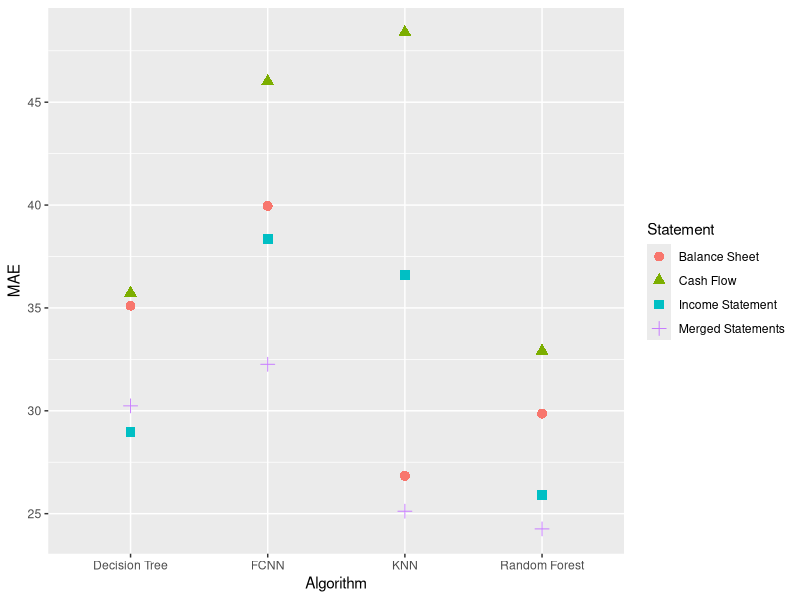
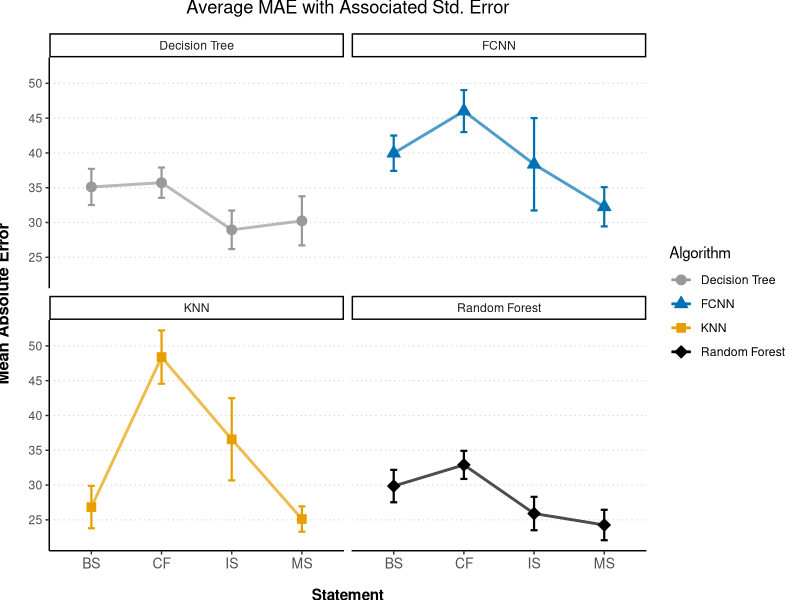

Here is the R script that generated these plots, in order:
## ---- chunk 1
knitr::opts_chunk$set(echo = TRUE)
## ---- chunk 2
library(ggplot2)
library(dplyr)
library(tidyr)

Statement <- c("Balance Sheet", "Balance Sheet", "Balance Sheet", "Balance Sheet", "Cash Flow", "Cash Flow", "Cash Flow", "Cash Flow", "Income Statement", "Income Statement", "Income Statement" , "Income Statement", "Merged Statements", "Merged Statements", "Merged Statements", "Merged Statements")
Algorithm  <- c( "Decision Tree", "KNN", "Random Forest", "FCNN", "Decision Tree", "KNN", "Random Forest", "FCNN", "Decision Tree", "KNN", "Random Forest", "FCNN", "Decision Tree", "KNN", "Random Forest", "FCNN")
MAE <- c(35.11, 26.84, 29.86, 39.96, 35.72, 48.39, 32.90, 46.01, 28.95, 36.58, 25.91, 38.37, 30.24, 25.12, 24.26, 32.26)

Std_Error <- c(2.60, 3.05, 2.33, 2.54, 2.18, 3.83, 2.02, 3.02, 2.77, 5.91, 2.40, 6.64, 3.53, 1.82, 2.19, 2.82)

df <- data.frame(Statement, Algorithm, MAE, Std_Error)
df

## ---- chunk 3
p <- ggplot(df,
            aes(
              x = Algorithm,
              y = MAE,
              color = Statement,
              shape = Statement,
              fill = Statement,
              group = Statement
            )) +
  geom_point(size = 3)

p




## ---- chunk 4



g <- ggplot(df,
            aes(
              x = Statement,
              y = MAE,
              color = Algorithm,
              shape = Algorithm,
              fill = Algorithm,
              group = Algorithm
            )) +
  geom_point(size = 3) +


 geom_errorbar(aes(ymin = MAE - Std_Error, 
                      ymax = MAE + Std_Error),
                  width = 0.1, size = 0.75) +
  
  geom_line(aes(color = Algorithm), size = 1, alpha = 0.7) +
  
  scale_shape_manual(values = c(21, 24, 22, 23), name = "Algorithm",
                     labels = c("Decision Tree", "FCNN", "KNN", "Random Forest") ) +
  
  scale_x_discrete(labels = c("BS", "CF", "IS", "MS"),
                           name = "Statement") +
  
  scale_y_continuous(name = "Mean Absolute Error",
                     breaks = c(25, 30, 35, 40, 45, 50),
                     ) +
  
  scale_colour_manual(values = c("#999999", "#0072B2", "#E69F00", "#000000"), name = "Algorithm",
                      labels = c("Decision Tree", "FCNN", "KNN", "Random Forest")) +
  
  scale_fill_manual(values = c("#999999", "#0072B2", "#E69F00", "#000000"), name = "Algorithm",
                      labels = c("Decision Tree", "FCNN", "KNN", "Random Forest")) +
  
  

  
  
  theme_classic() +
  
  ggtitle("Average MAE with Associated Std. Error")+
  
  theme(axis.text.x = element_text(size = 10), 
      panel.grid.major.y = element_line(size = 0.4,linetype = 'dotted', colour = "lightgrey"),
      plot.title = element_text(hjust = +0.5, vjust = +3),
      axis.title.y = element_text(size = 12, vjust = +4, face = "bold"),
      axis.title.x = element_text(vjust = -2, face = "bold")) +

  facet_wrap(vars(Algorithm))
 
g


